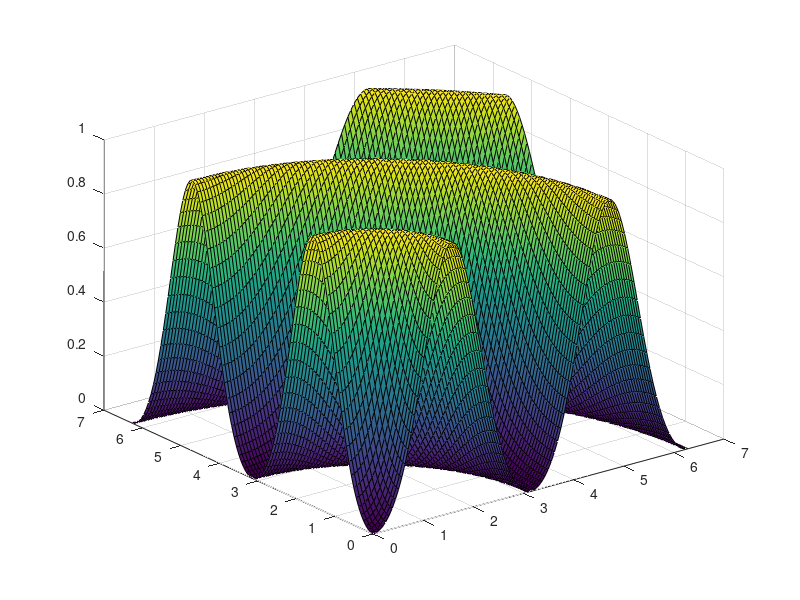

This figure's MATLAB source: (Note: this script raises an error after producing the figure.)
clear
close
clc

%% This code calculates and plots the Sine Cardinal
% function sinc(cos(r)) as a function of r given r = x^2+y^2

%% Define variables
x = linspace(0,2*pi,100);
y = linspace(0,2*pi,100);
%% Define f as a funcion of x & y
f = @(x,y) sqrt(x.^2 + y.^2);

%% Create a meshgrid of x & y for the 3d plot 
[X,Y] = meshgrid(x,y);
clear x y;

R = f(X,Y); % Plug meshgrid data into fn

%% Define sinec
Z = sinc(cos(R));

%% Plot the function
fig1 = figure(1);
axes1 = gca;
plotz = surf(X,Y,Z);
plotz.DisplayName = '$z(x,y) = {sinc(cos(r))}$';
title1 = title('Sine Cardinal as a Function of Cos(r)');
title1.Interpreter = 'latex';
title1.FontSize = 20;
xlab = xlabel('x');
xlab.FontSize = 16;
ylab = ylabel('y');
ylab.FontSize = 16;
zlab = zlabel('z');
zlab.FontSize = 16;
% Create legend
leg1 = legend('show');
leg1.Interpreter = 'latex';
leg1.Location = 'northwest';
% Create colorbar
clrbar = colorbar('peer',axes1);

